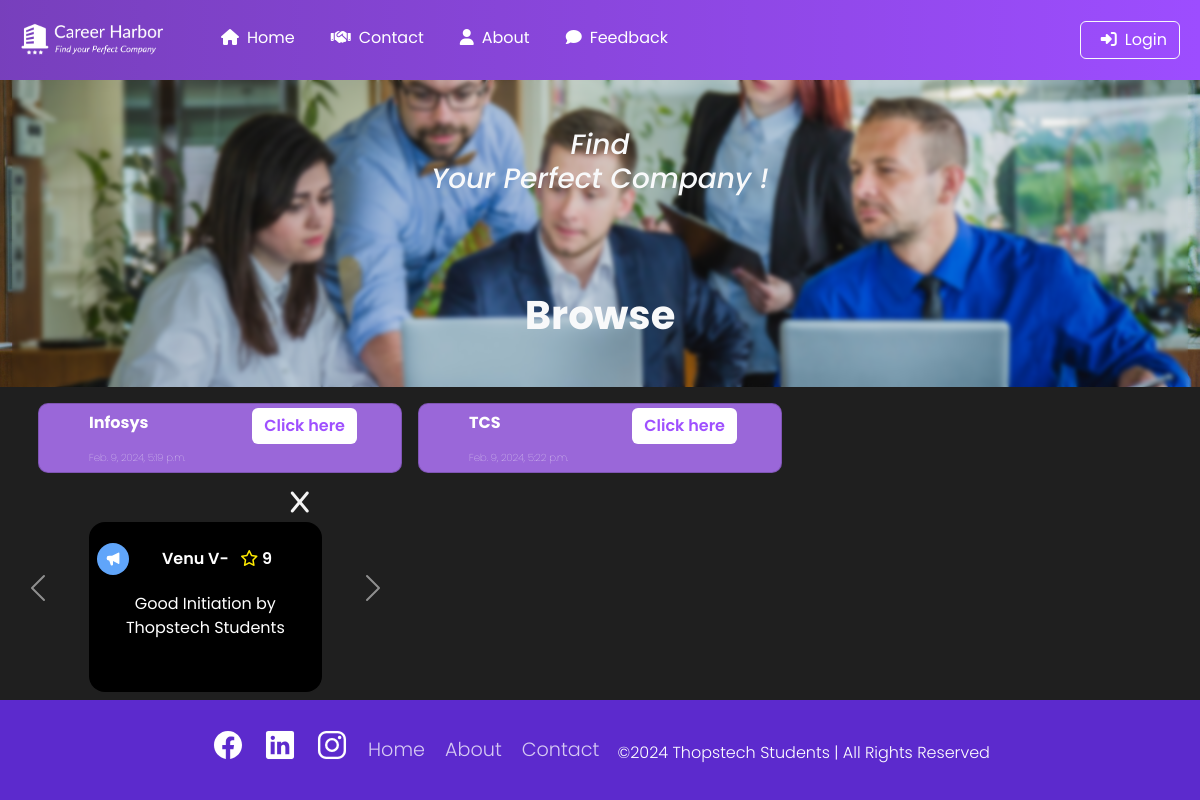
Before: / with the older database file.
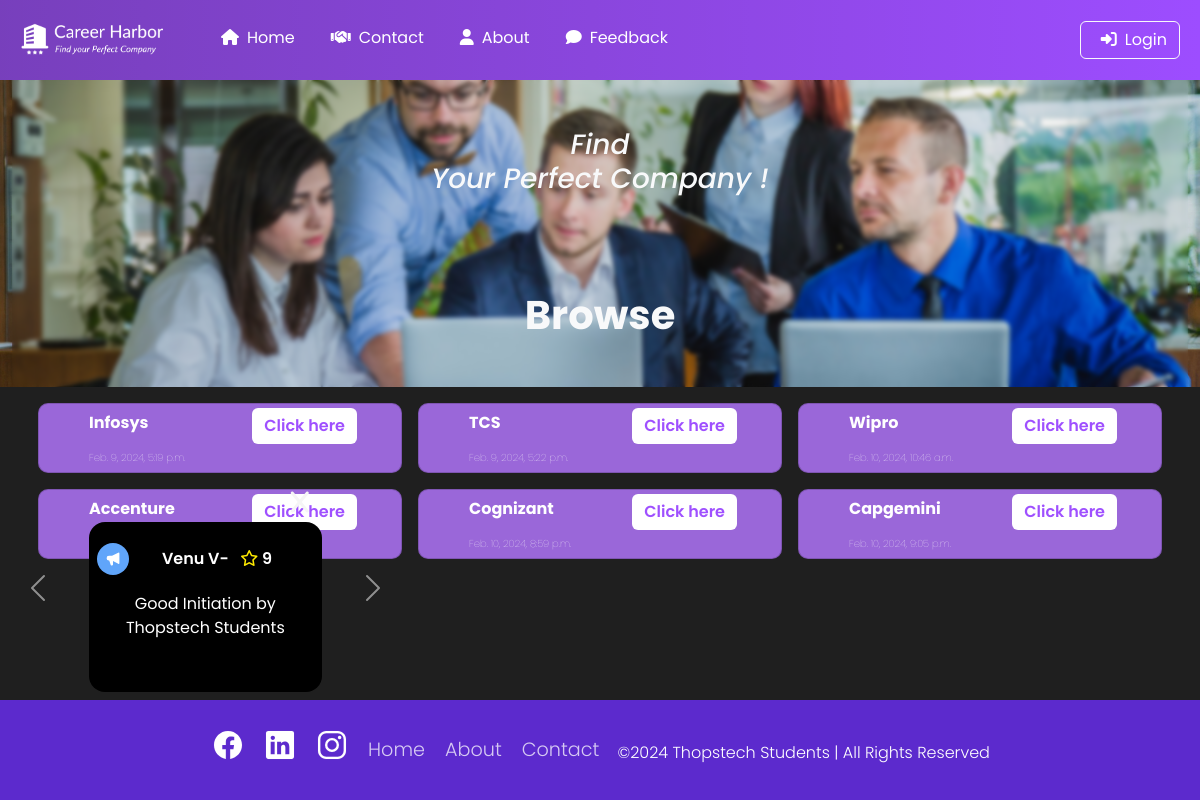
After: the same page with the newer database file.
### Careers_Web/models.py (models this page shows, shortened)
class Careers_hub(models.Model):
    company_name=models.CharField(max_length=50)
    company_link=models.TextField(max_length=120)
    posted=models.DateTimeField(auto_now_add=True)

class Career_feedback(models.Model):
    feedback=models.CharField(max_length=420)
    fullname=models.CharField(max_length=30)
    rating=models.IntegerField()
    status=models.CharField(default="pending",max_length=30)

### Careers_Web/views.py (the view, shortened to what this page needs)
# urls.py: 2. Add a URL to urlpatterns:  path('', views.home, name='home')
def home(request):
    career_records=Careers_hub.objects.all()
    feedback_records=Career_feedback.objects.filter(status="approved")
    context={'feedback_records':feedback_records,'career_records':career_records}
    return render(request,'index.html',context)

### templates/index.html (shortened to what this page needs)
{% load static %}
<!doctype html>
<html lang="en">
   <head>
      <link href="https://cdn.jsdelivr.net/npm/bootstrap@5.3.2/dist/css/bootstrap.min.css" rel="stylesheet">
      <link rel="stylesheet" type="text/css" href='{% static "/css/style.css" %}'>
   </head>
   <body>
      <section>
        <nav class="navbar navbar-expand-lg nbg">
            <div class="container-fluid bg-transparent">
              <a class="navbar-brand text-white" href="{% url 'home' %}">
              <img src="{% static 'assets/images/CH_logos_white2.png' %}" alt="Bootstrap" height="50" ></a>
               <div class="collapse navbar-collapse m-2" id="navbarSupportedContent">
                <ul class="navbar-nav me-auto mb-2 mb-lg-0">
                  <li class="nav-item mx-1">
                     <a class="nav-link active text-white mb-1" aria-current="page" href="{% url 'home' %}"><span><i class="fa-solid fa-house mx-2"></i></span>Home</a>
                  </li>
                  <li class="nav-item mx-1">
                     <a class="nav-link active text-white  mb-1" aria-current="page" href="{% url 'contact' %}"><span><i class="fa-solid fa-handshake mx-2"></i></span>Contact</a>
                  </li>
                  <li class="nav-item mx-1">
                     <a class="nav-link active text-white  mb-1" aria-current="page" href="{% url 'About' %}"><span><i class="fa-solid fa-user mx-2"></i></span>About</a>
                  </li>
                  <li class="nav-item mx-1">
                   <a type="button" class="nav-link active text-white  mb-1" aria-current="page" href="#" data-bs-toggle="modal" data-bs-target="#staticBackdrop">
                     <span><i class="fa-solid fa-comment mx-2"></i></span>Feedback</a>
                 </li>
               </ul>
                  <div class="d-flex" role="search">
                     <a class="btn btn-success bg-transparent border-light w-100" type="submit" href="{% url 'login' %}"><i class="fa-solid fa-right-to-bracket mx-2" style="color: #ffffff;"></i>Login</a>
                  </div>
               </div>
            </div>
        </nav>
      </section>
      <section>
   <div class="container-fluid container-bg">
      <div class="text-bg">
         <h3 class="text-light p-lg-5 p-1 pb-0 fst-italic m-0">Find <br> Your Perfect Company !</h3>
         <h1 class="text-xxl-center fw-bolder text-light p-lg-5 p-1 pt-0 ">Browse</h1>
      </div>
   </div>
   <div class="container">
   <div class="row row-cols-1 row-cols-lg-3">
      {% for record in career_records %}
      <div class="col p-2">
         <div class="card">
            <div class="textBox">
               <div class="textContent">
                  <p class="h1">{{ record.company_name }}</p>
                  <a href="{{ record.company_link }}" target="_blank" class="btn btn-light text-clr m-1 border-0" style="background-color: rgb(255, 255, 255);">Click here</a>
               </div>
               <div class="d-flex">
                  <p class="p"><span class="span">{{ record.posted }}</span></p>
               </div>
            </div>
         </div>
      </div>
      {% endfor %}
   </div>
</div>
</section>
      <section class="fixed-bottom">
         <div id="feedbacks" class="container-fluid bg-transparent p-2" style="z-index: 1;">
          <div class="bg-transparent col-lg-4">
            <div id="carouselExample" class="carousel slide" data-bs-ride="carousel">
              <div class="carousel-inner">
                {% for feedback in feedback_records %}
                <div class="carousel-item" data-bs-interval="2000">
                  <div class="container col-lg-10 px-5 py-5 pt-0 pb-0">
                    <div class="d-flex justify-content-end bg-transparent"><button class="btn" id="close-btn" onclick="closeFeedback()"><i class="fa-solid fa-x fa-xl" style="color: #f5f5f5;"></i></button></div>
                    <div class="card2 p-2 bg-black">
                      <div class="header">
                        <span class="icon">
                            <svg fill="currentColor" viewBox="0 0 20 20" xmlns="http://www.w3.org/2000/svg">
                              <path clip-rule="evenodd" d="M18 3a1 1 0 00-1.447-.894L8.763 6H5a3 3 0 000 6h.28l1.771 5.316A1 1 0 008 18h1a1 1 0 001-1v-4.382l6.553 3.276A1 1 0 0018 15V3z" fill-rule="evenodd"></path>
                            </svg>
                        </span>
                        <p class="alert mb-0 text-white">{{ feedback.fullname }}- &nbsp; <i class="fa-regular fa-star" style="color: #ffea00;"></i> {{ feedback.rating }}</p>
                        </div>
                        <p class="message mt-0 mb-0 p-1 text-white">
                          {{ feedback.feedback }}
                        </p>
                  </div>
                  </div>
              </div>
                {% endfor %}
              </div>
              <button class="carousel-control-prev" type="button" data-bs-target="#carouselExample" data-bs-slide="prev">
                <span class="carousel-control-prev-icon" aria-hidden="true"></span>
              </button>
              <button class="carousel-control-next" type="button" data-bs-target="#carouselExample" data-bs-slide="next">
                <span class="carousel-control-next-icon" aria-hidden="true"></span>
              </button>
            </div>
          </div>
        </div>
        <footer class="footer pt-0 pb-0 position-relative">
              <ul class="social-icon">
                <li class="social-icon__item">
                    <a class="social-icon__link" href="#">
                      <ion-icon name="logo-facebook"></ion-icon>
                    </a>
                </li>
                <li class="social-icon__item">
                    <a class="social-icon__link" href="#">
                      <ion-icon name="logo-linkedin"></ion-icon>
                    </a>
                </li>
                <li class="social-icon__item">
                    <a class="social-icon__link" href="#">
                      <ion-icon name="logo-instagram"></ion-icon>
                    </a>
                </li>
              </ul>
              <ul class="menu">
                <li class="menu__item"><a class="menu__link" href="{% url 'home' %}">Home</a></li>
                <li class="menu__item"><a class="menu__link" href="{% url 'About' %}">About</a></li>
                <li class="menu__item"><a class="menu__link" href="{% url 'contact' %}">Contact</a></li>
              </ul>
              <p class="mx-2">&copy;2024 Thopstech Students | All Rights Reserved</p>
        </footer>
      </section>
   </body>
</html>

### static/css/style.css (style rules this page uses)
.nbg { background: linear-gradient(270deg,rgb(157, 77, 255),rgba(157, 77, 255, 0.701)) }
.container-bg { background: url('../assets/images/cbg.jpg'); background-position: center; background-repeat: no-repeat; background-size: cover; opacity: 1; }
.text-bg { backdrop-filter: blur(2px); }
.card { width: 100%; height: 70px; background: rgba(180, 118, 255, 0.833); border-radius: 10px; display: flex; align-items: center; justify-content: left; backdrop-filter: blur(10px); transition: 0.5s ease-in-out; }
.textBox { width: calc(100% - 90px); margin-left: 10px; color: white; font-family: 'Poppins','sans-serif'; }
.textContent { display: flex; align-items: center; justify-content: space-between; }
.span { font-size: 10px; }
.h1 { font-size: 16px; font-weight: bold; }
.p { font-size: 12px; font-weight: lighter; }
.text-clr { color:rgba(139, 45, 255, 0.833) ; font-weight: 600; }
body { background: rgb(31, 31, 31); background-repeat: no-repeat; background-position: center; background-size: cover; -webkit-background-size: cover; -moz-background-size: cover; -o-background-size: cover; -ms-background-size: cover; background-attachment: fixed; text-align: center; position:relative; }
* { margin: 0; padding: 0; box-sizing: border-box; font-family: "Poppins", sans-serif; }
.footer { position: relative; width: 100%; background: rgb(92,42,205); min-height: 100px; padding: 20px 50px; display: flex; justify-content: center; align-items: center; flex-direction: row; }
.social-icon, .menu { position: relative; display: flex; justify-content: center; align-items: center; margin: 0px; flex-wrap: wrap; padding-left: 0px; }
.social-icon__item, .menu__item { list-style: none; }
.social-icon__link { font-size: 2rem; color: #fff; margin: 0 10px; display: inline-block; transition: 0.5s; }
.menu__link { font-size: 1.2rem; color: #fff; margin: 0 10px; display: inline-block; transition: 0.5s; text-decoration: none; opacity: 0.75; font-weight: 300; }
.footer p { color: #fff; margin: 15px 0 10px 0; font-size: 1rem; font-weight: 300; }
.card2 { min-height: 170px; border-width: 1px; border-color: rgba(219, 234, 254, 1); border-radius: 1rem; background-color: rgba(255, 255, 255, 1); }
.header { display: flex; align-items: center; grid-gap: 1rem; gap: 1rem; }
.icon { flex-shrink: 0; display: flex; align-items: center; justify-content: center; border-radius: 9999px; background-color: rgba(96, 165, 250, 1); padding: 0.5rem; color: rgba(255, 255, 255, 1); }
.icon svg { height: 1rem; width: 1rem; }
.alert { font-weight: 600; color: rgba(107, 114, 128, 1); }
.message { margin-top: 1rem; color: rgba(107, 114, 128, 1); }
.nav-item { border: 2px solid rgba(255, 255, 255, 0); }

Changed rows visible on the page:
added Careers_hub: company_name "Wipro", posted "Feb. 10, 2024, 10:46 a.m."
added Careers_hub: company_name "Accenture"
added Careers_hub: company_name "Cognizant", posted "Feb. 10, 2024, 8:59 p.m."
added Careers_hub: company_name "Capgemini", posted "Feb. 10, 2024, 9:05 p.m."
